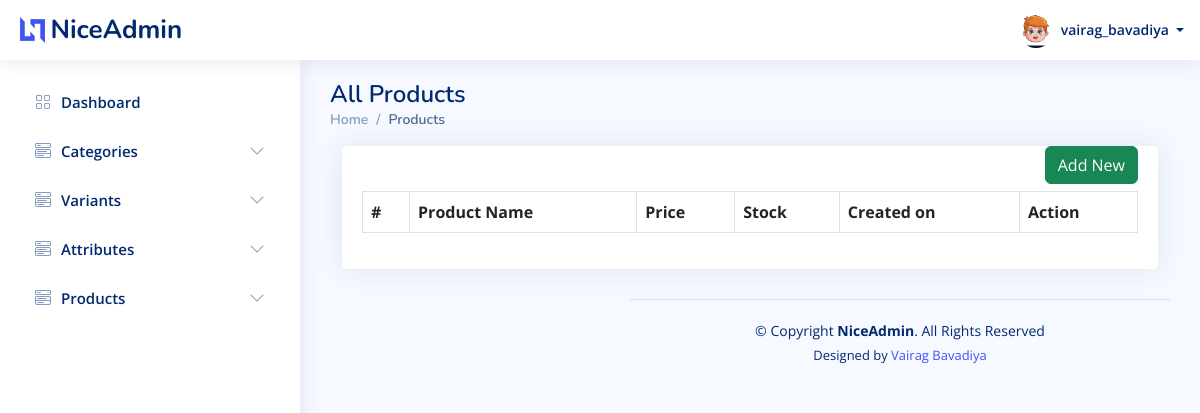
Page /admin/products/all.php (signed in) on the earlier database version.
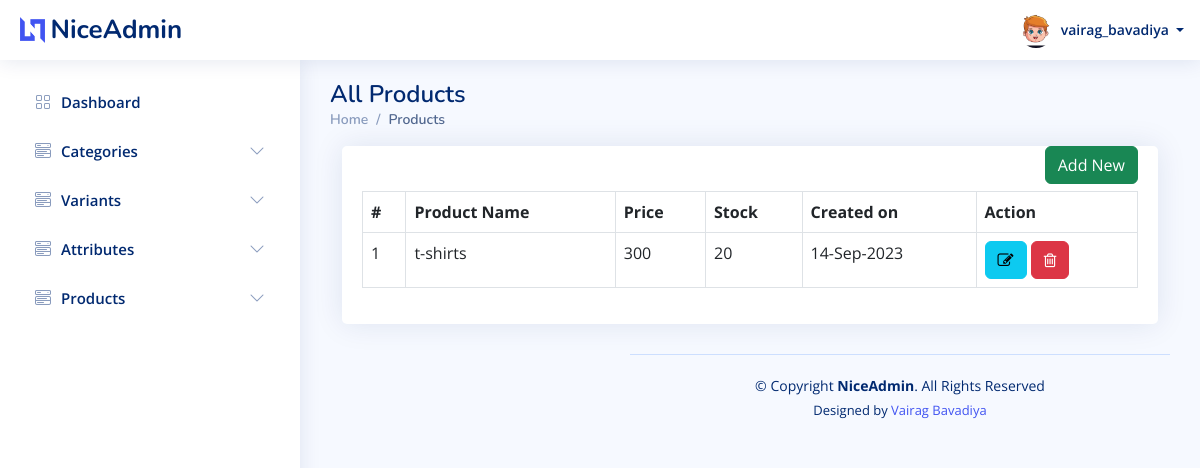
Same page on the later database version.
### tables this page shows
CREATE TABLE `users` (
  `id` int(20) NOT NULL,
  `u_name` varchar(50) NOT NULL,
  `email` varchar(50) NOT NULL,
  `phone_no` varchar(10) NOT NULL,
  `password` varchar(10) NOT NULL,
  `u_type_id` int(20) NOT NULL,
  `u_profile` varchar(100) NOT NULL,
  `created_at` datetime NOT NULL,
  `updated_at` datetime NOT NULL,
  `created_by` int(20) DEFAULT NULL,
  `updated_by` int(20) DEFAULT NULL,
  `is_active` tinyint(1) NOT NULL
);

CREATE TABLE `product` (
  `id` int(20) NOT NULL,
  `p_name` varchar(20) NOT NULL,
  `p_image` varchar(50) DEFAULT NULL,
  `p_description` varchar(100) NOT NULL,
  `stock` int(50) NOT NULL,
  `price` int(50) NOT NULL,
  `created_by` int(20) DEFAULT NULL,
  `updated_by` int(20) DEFAULT NULL,
  `created_at` datetime DEFAULT NULL,
  `updated_at` datetime DEFAULT NULL,
  `is_active` tinyint(1) NOT NULL
);

### admin/products/all.php (the view, shortened to what this page needs)
<?php
require('../config.php');
require('../header.php');
?>
<main id="main" class="main">
    <div class="pagetitle">
        <h1>All Products</h1>
        <nav>
            <ol class="breadcrumb">
                <li class="breadcrumb-item active"><a href="/e-commerce/admin/dashboard.php">Home</a></li>
                <li class="breadcrumb-item active">Products</li>
            </ol>
        </nav>
    </div>
    <section class="content">
        <div class="container-fluid">
            <div class="row">
                <div class="col-lg-12 grid-margin stretch-card">
                    <div class="card">
                        <div class="card-body">
                            <div style="margin-bottom: 45px;">
                                <a href="/e-commerce/admin/products/create.php" class="btn btn-success" style="float: right; margin-left: 15px;">Add New</a>
                            </div>
                            <table class="table table-bordered datatable" id="table_id">
                                <thead>
                                    <tr>
                                        <th>#</th>
                                        <th>Product Name</th>
                                        <th>Price</th>
                                        <th>Stock</th>
                                        <th>Created on</th>
                                        <th>Action</th>
                                    </tr>
                                </thead>
                                <tbody>
                                    <?php
                                    $query = "SELECT id,p_name,stock,price,created_at from product ORDER BY id DESC";
                                    if ($result = $conn->query($query)) {
                                        $i = 0;
                                        while ($row = $result->fetch_assoc()) {
                                            $i++;
                                    ?>
                                            <tr>
                                                <td><?php echo $i; ?></td>
                                                <td><?php echo $row['p_name']; ?></td>
                                                <td><?php echo $row['price']; ?></td>
                                                <td><?php echo $row['stock']; ?></td>
                                                <td><?php echo date('d-M-Y', strtotime($row['created_at'])); ?></td>
                                                <td>
                                                    <a class="btn btn-info" href="edit.php?id=<?php echo $row["id"]; ?>"><i class="fa fa-edit"></i></a>
                                                    <a class="btn btn-danger" href="delete.php?id=<?php echo $row["id"]; ?>"><i class="fa fa-trash-o"></i></a>
                                                </td>
                                            </tr>
                                    <?php
                                        }
                                    }
                                    ?>
                                </tbody>
                            </table>
                        </div>
                    </div>
                </div>
            </div>
        </div>
    </section>
    <?php require('../footer.php'); ?>

### admin/header.php (shortened to what this page needs)
<?php
require("config.php");
?>
<!DOCTYPE html>
<html lang="en">
<head>
    <link rel="stylesheet" href="https://cdnjs.cloudflare.com/ajax/libs/font-awesome/4.7.0/css/font-awesome.min.css">
    <link href="/e-commerce/admin/assets/vendor/bootstrap/css/bootstrap.min.css" rel="stylesheet">
    <link href="/e-commerce/admin/assets/vendor/bootstrap-icons/bootstrap-icons.css" rel="stylesheet">
    <link href="/e-commerce/admin/assets/vendor/boxicons/css/boxicons.min.css" rel="stylesheet">
    <link href="/e-commerce/admin/assets/vendor/quill/quill.snow.css" rel="stylesheet">
    <link href="/e-commerce/admin/assets/vendor/quill/quill.bubble.css" rel="stylesheet">
    <link href="/e-commerce/admin/assets/vendor/remixicon/remixicon.css" rel="stylesheet">
    <link href="/e-commerce/admin/assets/vendor/simple-datatables/style.css" rel="stylesheet">
    <link href="/e-commerce/admin/assets/css/style.css" rel="stylesheet">
</head>
<body>
    <header id="header" class="header fixed-top d-flex align-items-center">
        <div class="d-flex align-items-center justify-content-between">
            <a href="dashboard.php" class="logo d-flex align-items-center">
                <img src="/e-commerce/admin/assets/img/logo.png" alt="">
                <span class="d-none d-lg-block">NiceAdmin</span>
            </a>
        </div>
        <nav class="header-nav ms-auto">
            <ul class="d-flex align-items-center">
                <li class="nav-item dropdown pe-3">
                    <a class="nav-link nav-profile d-flex align-items-center pe-0" href="#" data-bs-toggle="dropdown">
                        <?php
                        $sql = "SELECT u.id,u.u_name,u.email,u.phone_no,u.u_profile,u.is_active,ut.type_name FROM users as u,user_type as ut where u.id = " . $_SESSION['id'];
                        $result = $conn->query($sql);
                        $row = mysqli_fetch_assoc($result);
                        ?>
                        <img src="/e-commerce/admin/<?php echo $row['u_profile']; ?>" alt="Profile" class="rounded-circle">
                        <span class="d-none d-md-block dropdown-toggle ps-2">
                            <?php echo $row['u_name']; ?> </span>
                    </a>
                </li>
            </ul>
        </nav>
    </header>
    <aside id="sidebar" class="sidebar">
        <ul class="sidebar-nav" id="sidebar-nav">
            <li class="nav-item">
                <a class="nav-link collapsed" href="/e-commerce/admin/dashboard.php">
                    <i class="bi bi-grid"></i>
                    <span>Dashboard</span>
                </a>
            </li>
            <li class="nav-item">
                <a class="nav-link collapsed" data-bs-target="#components-nav" data-bs-toggle="collapse" href="#" aria-expanded="false">
                    <i class="bi bi-menu-button-wide"></i><span>Categories</span><i class="bi bi-chevron-down ms-auto"></i>
                </a>
            </li>
            <li class="nav-item">
                <a class="nav-link collapsed" data-bs-target="#variants-nav" data-bs-toggle="collapse" href="#">
                    <i class="bi bi-menu-button-wide"></i><span>Variants</span><i class="bi bi-chevron-down ms-auto"></i>
                </a>
            </li>
            <li class="nav-item">
                <a class="nav-link collapsed" data-bs-target="#attributes-nav" data-bs-toggle="collapse" href="#">
                    <i class="bi bi-menu-button-wide"></i><span>Attributes</span><i class="bi bi-chevron-down ms-auto"></i>
                </a>
            </li>
            <li class="nav-item">
                <a class="nav-link collapsed" data-bs-target="#products-nav" data-bs-toggle="collapse" href="#">
                    <i class="bi bi-menu-button-wide"></i><span>Products</span><i class="bi bi-chevron-down ms-auto"></i>
                </a>
            </li>
        </ul>
    </aside>

### admin/footer.php (shortened to what this page needs)
<footer id="footer" class="footer">
  <div class="copyright">
    &copy; Copyright <strong><span>NiceAdmin</span></strong>. All Rights Reserved
  </div>
  <div class="credits">
    Designed by <a href="/e-commerce/https://bootstrapmade.com/">Vairag Bavadiya</a>
  </div>
</footer>
</body>
</html>

### admin/assets/css/style.css (style rules this page uses)
:root { scroll-behavior: smooth; }
body { font-family: "Open Sans", sans-serif; background: #f6f9ff; color: #444444; }
a { color: #4154f1; text-decoration: none; }
h1, h2, h3, h4, h5, h6 { font-family: "Nunito", sans-serif; }
#main { margin-top: 60px; padding: 20px 30px; transition: all 0.3s; }
.pagetitle { margin-bottom: 10px; }
.pagetitle h1 { font-size: 24px; margin-bottom: 0; font-weight: 600; color: #012970; }
.card { margin-bottom: 30px; border: none; border-radius: 5px; box-shadow: 0px 0 30px rgba(1, 41, 112, 0.1); }
.card-body { padding: 0 20px 20px 20px; }
.breadcrumb { font-size: 14px; font-family: "Nunito", sans-serif; color: #899bbd; font-weight: 600; }
.breadcrumb a { color: #899bbd; transition: 0.3s; }
.breadcrumb .breadcrumb-item::before { color: #899bbd; }
.breadcrumb .active { color: #51678f; font-weight: 600; }
.logo { line-height: 1; }
@media (min-width: 1200px) { .logo { width: 280px; } }
.logo img { max-height: 26px; margin-right: 6px; }
.logo span { font-size: 26px; font-weight: 700; color: #012970; font-family: "Nunito", sans-serif; }
.header { transition: all 0.5s; z-index: 997; height: 60px; box-shadow: 0px 2px 20px rgba(1, 41, 112, 0.1); background-color: #fff; padding-left: 20px; }
.header-nav ul { list-style: none; }
.header-nav>ul { margin: 0; padding: 0; }
.header-nav .nav-profile { color: #012970; }
.header-nav .nav-profile img { max-height: 36px; }
.header-nav .nav-profile span { font-size: 14px; font-weight: 600; }
.sidebar { position: fixed; top: 60px; left: 0; bottom: 0; width: 300px; z-index: 996; transition: all 0.3s; padding: 20px; overflow-y: auto; scrollbar-width: thin; scrollbar-color: #aab7cf transparent; box-shadow: 0px 0px 20px rgba(1, 41, 112, 0.1); background-color: #fff; }
@media (min-width: 1200px) { #main, #footer { margin-left: 300px; } }
.sidebar-nav { padding: 0; margin: 0; list-style: none; }
.sidebar-nav li { padding: 0; margin: 0; list-style: none; }
.sidebar-nav .nav-item { margin-bottom: 5px; }
.sidebar-nav .nav-link { display: flex; align-items: center; font-size: 15px; font-weight: 600; color: #4154f1; transition: 0.3; background: #f6f9ff; padding: 10px 15px; border-radius: 4px; }
.sidebar-nav .nav-link i { font-size: 16px; margin-right: 10px; color: #4154f1; }
.sidebar-nav .nav-link.collapsed { color: #012970; background: #fff; }
.sidebar-nav .nav-link.collapsed i { color: #899bbd; }
.sidebar-nav .nav-link .bi-chevron-down { margin-right: 0; transition: transform 0.2s ease-in-out; }
.footer { padding: 20px 0; font-size: 14px; transition: all 0.3s; border-top: 1px solid #cddfff; }
.footer .copyright { text-align: center; color: #012970; }
.footer .credits { padding-top: 5px; text-align: center; font-size: 13px; color: #012970; }

Differences in the rows shown:
added product: p_name "t-shirts", price "300", stock "20", created_at "14-Sep-2023"
